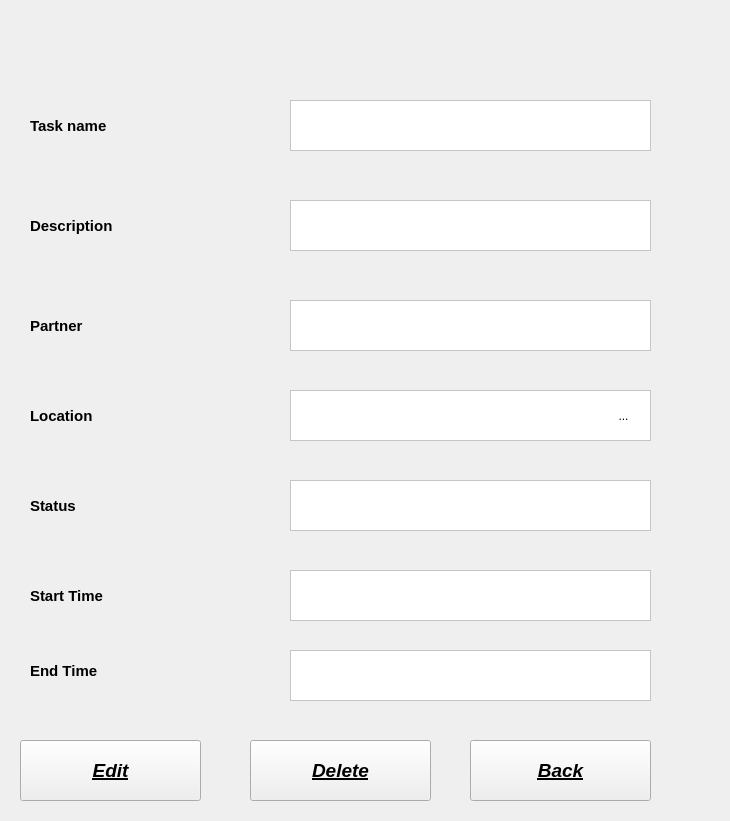
<?xml version="1.0" encoding="UTF-8"?>
<ui version="4.0">
 <class>Form</class>
 <widget class="QWidget" name="Form">
  <property name="geometry">
   <rect>
    <x>0</x>
    <y>0</y>
    <width>730</width>
    <height>821</height>
   </rect>
  </property>
  <property name="minimumSize">
   <size>
    <width>730</width>
    <height>821</height>
   </size>
  </property>
  <property name="windowTitle">
   <string>Form</string>
  </property>
  <property name="styleSheet">
   <string notr="true">/*background-color: rgb(50, 50, 50);

</string>
  </property>
  <widget class="QLabel" name="label_13">
   <property name="geometry">
    <rect>
     <x>30</x>
     <y>310</y>
     <width>201</width>
     <height>31</height>
    </rect>
   </property>
   <property name="font">
    <font>
     <pointsize>11</pointsize>
     <weight>75</weight>
     <bold>true</bold>
    </font>
   </property>
   <property name="styleSheet">
    <string notr="true">/*color:rgb(255, 255, 255);*/
color: rgb(0, 0, 0);</string>
   </property>
   <property name="text">
    <string>Partner</string>
   </property>
  </widget>
  <widget class="QLabel" name="label_14">
   <property name="geometry">
    <rect>
     <x>30</x>
     <y>400</y>
     <width>201</width>
     <height>31</height>
    </rect>
   </property>
   <property name="font">
    <font>
     <pointsize>11</pointsize>
     <weight>75</weight>
     <bold>true</bold>
    </font>
   </property>
   <property name="styleSheet">
    <string notr="true">/*color:rgb(255, 255, 255);*/
color: rgb(0, 0, 0);</string>
   </property>
   <property name="text">
    <string>Location</string>
   </property>
  </widget>
  <widget class="QLabel" name="label_12">
   <property name="geometry">
    <rect>
     <x>30</x>
     <y>210</y>
     <width>201</width>
     <height>31</height>
    </rect>
   </property>
   <property name="font">
    <font>
     <pointsize>11</pointsize>
     <weight>75</weight>
     <bold>true</bold>
    </font>
   </property>
   <property name="styleSheet">
    <string notr="true">/*color:rgb(255, 255, 255);*/
color: rgb(0, 0, 0);
</string>
   </property>
   <property name="text">
    <string>Description</string>
   </property>
  </widget>
  <widget class="QLabel" name="label_11">
   <property name="geometry">
    <rect>
     <x>30</x>
     <y>110</y>
     <width>201</width>
     <height>31</height>
    </rect>
   </property>
   <property name="font">
    <font>
     <pointsize>11</pointsize>
     <weight>75</weight>
     <bold>true</bold>
    </font>
   </property>
   <property name="styleSheet">
    <string notr="true">/*color:rgb(255, 255, 255);*/
color: rgb(0, 0, 0);</string>
   </property>
   <property name="text">
    <string>Task name</string>
   </property>
  </widget>
  <widget class="QTextBrowser" name="Task_browser">
   <property name="geometry">
    <rect>
     <x>290</x>
     <y>100</y>
     <width>361</width>
     <height>51</height>
    </rect>
   </property>
   <property name="styleSheet">
    <string notr="true">background-color: rgb(255, 255, 255);
font: 75 11pt &quot;MS Shell Dlg 2&quot;;
color:rgb(0, 0, 0);</string>
   </property>
  </widget>
  <widget class="QTextBrowser" name="description_browser">
   <property name="geometry">
    <rect>
     <x>290</x>
     <y>200</y>
     <width>361</width>
     <height>51</height>
    </rect>
   </property>
   <property name="styleSheet">
    <string notr="true">background-color: rgb(255, 255, 255);
font: 75 11pt &quot;MS Shell Dlg 2&quot;;
color:rgb(0, 0, 0);</string>
   </property>
  </widget>
  <widget class="QTextBrowser" name="partner_browser">
   <property name="geometry">
    <rect>
     <x>290</x>
     <y>300</y>
     <width>361</width>
     <height>51</height>
    </rect>
   </property>
   <property name="styleSheet">
    <string notr="true">background-color: rgb(255, 255, 255);
font: 75 11pt &quot;MS Shell Dlg 2&quot;;
color:rgb(0, 0, 0);</string>
   </property>
  </widget>
  <widget class="QTextBrowser" name="location_browser">
   <property name="geometry">
    <rect>
     <x>290</x>
     <y>390</y>
     <width>361</width>
     <height>51</height>
    </rect>
   </property>
   <property name="styleSheet">
    <string notr="true">background-color: rgb(255, 255, 255);
font: 75 11pt &quot;MS Shell Dlg 2&quot;;
color:rgb(0, 0, 0);</string>
   </property>
  </widget>
  <widget class="QLabel" name="label_18">
   <property name="geometry">
    <rect>
     <x>30</x>
     <y>490</y>
     <width>201</width>
     <height>31</height>
    </rect>
   </property>
   <property name="font">
    <font>
     <pointsize>11</pointsize>
     <weight>75</weight>
     <bold>true</bold>
    </font>
   </property>
   <property name="styleSheet">
    <string notr="true">/*color:rgb(255, 255, 255);*/
color: rgb(0, 0, 0);</string>
   </property>
   <property name="text">
    <string>Status</string>
   </property>
  </widget>
  <widget class="QTextBrowser" name="stutes_browser">
   <property name="geometry">
    <rect>
     <x>290</x>
     <y>480</y>
     <width>361</width>
     <height>51</height>
    </rect>
   </property>
   <property name="styleSheet">
    <string notr="true">background-color: rgb(255, 255, 255);
font: 75 11pt &quot;MS Shell Dlg 2&quot;;
color:rgb(0, 0, 0);</string>
   </property>
  </widget>
  <widget class="QLabel" name="label_17">
   <property name="geometry">
    <rect>
     <x>30</x>
     <y>650</y>
     <width>201</width>
     <height>41</height>
    </rect>
   </property>
   <property name="font">
    <font>
     <pointsize>11</pointsize>
     <weight>75</weight>
     <bold>true</bold>
    </font>
   </property>
   <property name="styleSheet">
    <string notr="true">/*color:rgb(255, 255, 255);*/
color: rgb(0, 0, 0);</string>
   </property>
   <property name="text">
    <string>End Time</string>
   </property>
  </widget>
  <widget class="QLabel" name="label_16">
   <property name="geometry">
    <rect>
     <x>30</x>
     <y>580</y>
     <width>201</width>
     <height>31</height>
    </rect>
   </property>
   <property name="font">
    <font>
     <pointsize>11</pointsize>
     <weight>75</weight>
     <bold>true</bold>
    </font>
   </property>
   <property name="styleSheet">
    <string notr="true">/*color:rgb(255, 255, 255);*/
color: rgb(0, 0, 0);</string>
   </property>
   <property name="text">
    <string>Start Time</string>
   </property>
  </widget>
  <widget class="QTextBrowser" name="start_browser">
   <property name="geometry">
    <rect>
     <x>290</x>
     <y>570</y>
     <width>361</width>
     <height>51</height>
    </rect>
   </property>
   <property name="styleSheet">
    <string notr="true">background-color: rgb(255, 255, 255);
font: 75 11pt &quot;MS Shell Dlg 2&quot;;
color:rgb(0, 0, 0);</string>
   </property>
  </widget>
  <widget class="QTextBrowser" name="end_browser">
   <property name="geometry">
    <rect>
     <x>290</x>
     <y>650</y>
     <width>361</width>
     <height>51</height>
    </rect>
   </property>
   <property name="styleSheet">
    <string notr="true">background-color: rgb(255, 255, 255);
font: 75 11pt &quot;MS Shell Dlg 2&quot;;
color:rgb(0, 0, 0);
</string>
   </property>
  </widget>
  <widget class="QPushButton" name="Edit_Button">
   <property name="geometry">
    <rect>
     <x>20</x>
     <y>740</y>
     <width>181</width>
     <height>61</height>
    </rect>
   </property>
   <property name="font">
    <font>
     <pointsize>14</pointsize>
     <weight>75</weight>
     <italic>true</italic>
     <bold>true</bold>
     <underline>true</underline>
    </font>
   </property>
   <property name="styleSheet">
    <string notr="true">/*color:rgb(255, 255, 255);*/
color: rgb(0, 0, 0);
selection-color: rgb(255, 255, 255);
border-color: rgb(255, 255, 255);</string>
   </property>
   <property name="text">
    <string>Edit</string>
   </property>
  </widget>
  <widget class="QPushButton" name="delete_Button">
   <property name="geometry">
    <rect>
     <x>250</x>
     <y>740</y>
     <width>181</width>
     <height>61</height>
    </rect>
   </property>
   <property name="font">
    <font>
     <pointsize>14</pointsize>
     <weight>75</weight>
     <italic>true</italic>
     <bold>true</bold>
     <underline>true</underline>
    </font>
   </property>
   <property name="styleSheet">
    <string notr="true">/*color:rgb(255, 255, 255);*/
color: rgb(0, 0, 0);
selection-color: rgb(255, 255, 255);
border-color: rgb(255, 255, 255);</string>
   </property>
   <property name="text">
    <string>Delete</string>
   </property>
  </widget>
  <widget class="QPushButton" name="back_Button">
   <property name="geometry">
    <rect>
     <x>470</x>
     <y>740</y>
     <width>181</width>
     <height>61</height>
    </rect>
   </property>
   <property name="font">
    <font>
     <pointsize>14</pointsize>
     <weight>75</weight>
     <italic>true</italic>
     <bold>true</bold>
     <underline>true</underline>
    </font>
   </property>
   <property name="styleSheet">
    <string notr="true">/*color:rgb(255, 255, 255);*/
color: rgb(0, 0, 0);
selection-color: rgb(255, 255, 255);
border-color: rgb(255, 255, 255);</string>
   </property>
   <property name="text">
    <string>Back</string>
   </property>
  </widget>
  <widget class="QToolButton" name="toolButton">
   <property name="geometry">
    <rect>
     <x>593</x>
     <y>390</y>
     <width>61</width>
     <height>51</height>
    </rect>
   </property>
   <property name="text">
    <string>...</string>
   </property>
   <property name="iconSize">
    <size>
     <width>100</width>
     <height>100</height>
    </size>
   </property>
   <property name="autoRaise">
    <bool>true</bool>
   </property>
  </widget>
 </widget>
 <resources/>
 <connections/>
</ui>
